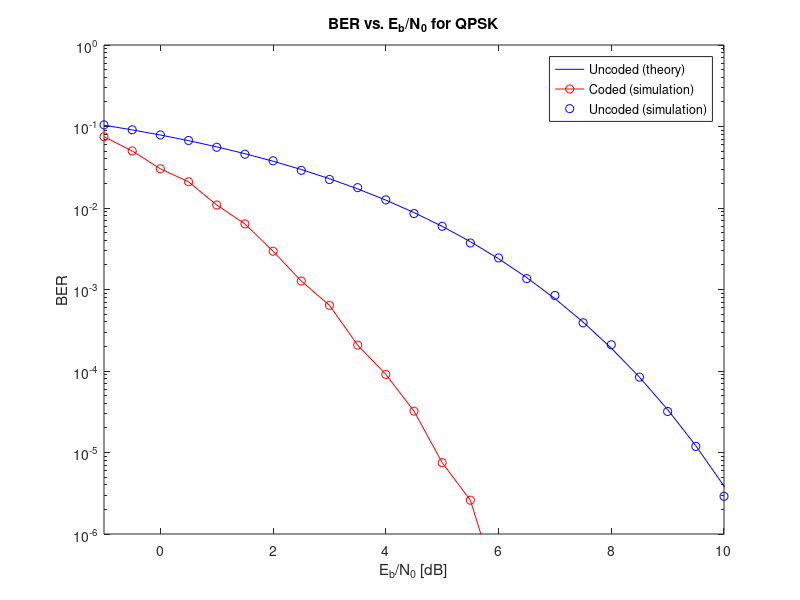

Write MATLAB code to recreate this figure.
% plotting
clc
clf
clear all
close all

ber = [0.0749700000000000 0.0501600000000000 0.0302600000000000 0.0209800000000000 0.0108900000000000 0.00638000000000000 0.00295000000000000 0.00127000000000000 0.000640000000000000 0.000208000000000000 9.09090909090909e-05 3.21875000000000e-05 7.50000000000000e-06 2.60000000000000e-06 2.00000000000000e-07 2.00000000000000e-07 0 0 0 0 0 0 0 0 0 0 0];

load BER;
theoryBER = 0.5*erfc(sqrt(10.^(EbN0/10)));
semilogy(EbN0,theoryBER,'blue')
hold on 
semilogy(EbN0,ber,'ro-')
hold on

load BERuncoded
semilogy(EbN0,BER,'blueo')
legend 'Uncoded (theory)'  'Coded (simulation)' 'Uncoded (simulation)';
title('BER vs. E_{b}/N_{0} for QPSK')
xlabel('E_{b}/N_{0} [dB]')
ylabel('BER')
axis([-1 10 10^-6 1])